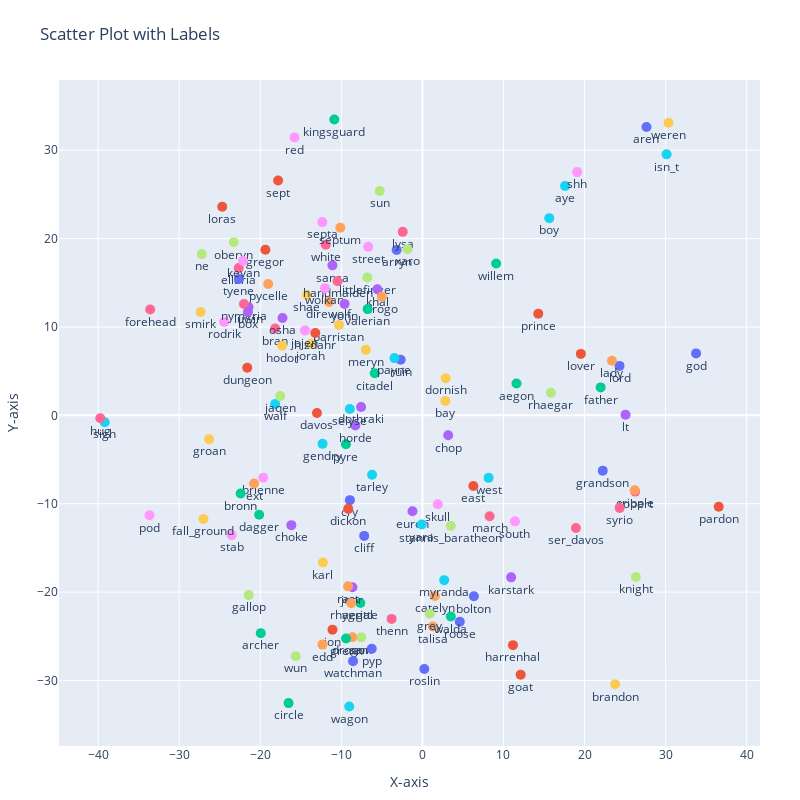

This figure's notebook cell:
### Code cell
fig = go.Figure()

for i in range(len(x)):
    
   # returns a document of object
    doc = nlp(labels[i].strip())

    # checking if it is a noun or not
    if("sigh" in labels[i]):
        print(labels[i], "<")
        print(doc[0].tag_)
        
    if(doc[0].tag_ in ['NNP']):
        fig.add_trace(go.Scatter(x=[x[i]], y=[y[i]],
                                 mode='markers+text',
                                 text=[labels[i]],
                                 textposition='bottom center',
                                 marker=dict(size=10)))
    else:
        pass
    
   

fig.update_layout(
    title="Scatter Plot with Labels",
    xaxis_title="X-axis",
    yaxis_title="Y-axis",
    showlegend=False,
    width=800,
    height=800,
    margin=dict(l=40, r=40, t=80, b=40),
)

fig.show()

### Figure 1 — Plotly figure (JSON) as saved in the notebook; plotly's stock layout.template omitted (floating-point values rounded to 4 significant figures)
{"data": [{"marker": {"size": 10}, "mode": "markers+text", "text": ["lord"], "textposition": "bottom center", "type": "scatter", "x": [24.32], "y": [5.597]}, {"marker": {"size": 10}, "mode": "markers+text", "text": ["jon"], "textposition": "bottom center", "type": "scatter", "x": [-11.09], "y": [-24.25]}, {"marker": {"size": 10}, "mode": "markers+text", "text": ["father"], "textposition": "bottom center", "type": "scatter", "x": [21.98], "y": [3.165]}, {"marker": {"size": 10}, "mode": "markers+text", "text": ["sansa"], "textposition": "bottom center", "type": "scatter", "x": [-11.1], "y": [16.97]}, {"marker": {"size": 10}, "mode": "markers+text", "text": ["lady"], "textposition": "bottom center", "type": "scatter", "x": [23.38], "y": [6.173]}, {"marker": {"size": 10}, "mode": "markers+text", "text": ["boy"], "textposition": "bottom center", "type": "scatter", "x": [15.65], "y": [22.32]}, {"marker": {"size": 10}, "mode": "markers+text", "text": ["bran"], "textposition": "bottom center", "type": "scatter", "x": [-18.17], "y": [9.826]}, {"marker": {"size": 10}, "mode": "markers+text", "text": ["sam"], "textposition": "bottom center", "type": "scatter", "x": [-7.544], "y": [-25.12]}, {"marker": {"size": 10}, "mode": "markers+text", "text": ["brienne"], "textposition": "bottom center", "type": "scatter", "x": [-19.64], "y": [-7.048]}, {"marker": {"size": 10}, "mode": "markers+text", "text": ["jorah"], "textposition": "bottom center", "type": "scatter", "x": [-13.78], "y": [8.085]}, {"marker": {"size": 10}, "mode": "markers+text", "text": ["god"], "textposition": "bottom center", "type": "scatter", "x": [33.76], "y": [7.012]}, {"marker": {"size": 10}, "mode": "markers+text", "text": ["davos"], "textposition": "bottom center", "type": "scatter", "x": [-13.01], "y": [0.2629]}, {"marker": {"size": 10}, "mode": "markers+text", "text": ["bronn"], "textposition": "bottom center", "type": "scatter", "x": [-22.43], "y": [-8.836]}, {"marker": {"size": 10}, "mode": "markers+text", "text": ["dothraki"], "textposition": "bottom center", "type": "scatter", "x": [-7.566], "y": [0.937]}, {"marker": {"size": 10}, "mode": "markers+text", "text": ["catelyn"], "textposition": "bottom center", "type": "scatter", "x": [1.534], "y": [-20.44]}, {"marker": {"size": 10}, "mode": "markers+text", "text": ["gendry"], "textposition": "bottom center", "type": "scatter", "x": [-12.32], "y": [-3.223]}, {"marker": {"size": 10}, "mode": "markers+text", "text": ["robert"], "textposition": "bottom center", "type": "scatter", "x": [26.25], "y": [-8.627]}, {"marker": {"size": 10}, "mode": "markers+text", "text": ["knight"], "textposition": "bottom center", "type": "scatter", "x": [26.33], "y": [-18.28]}, {"marker": {"size": 10}, "mode": "markers+text", "text": ["red"], "textposition": "bottom center", "type": "scatter", "x": [-15.78], "y": [31.45]}, {"marker": {"size": 10}, "mode": "markers+text", "text": ["hodor"], "textposition": "bottom center", "type": "scatter", "x": [-17.3], "y": [7.867]}, {"marker": {"size": 10}, "mode": "markers+text", "text": ["bolton"], "textposition": "bottom center", "type": "scatter", "x": [6.347], "y": [-20.48]}, {"marker": {"size": 10}, "mode": "markers+text", "text": ["loras"], "textposition": "bottom center", "type": "scatter", "x": [-24.69], "y": [23.61]}, {"marker": {"size": 10}, "mode": "markers+text", "text": ["ygritte"], "textposition": "bottom center", "type": "scatter", "x": [-7.66], "y": [-21.24]}, {"marker": {"size": 10}, "mode": "markers+text", "text": ["euron"], "textposition": "bottom center", "type": "scatter", "x": [-1.231], "y": [-10.85]}, {"marker": {"size": 10}, "mode": "markers+text", "text": ["drogon"], "textposition": "bottom center", "type": "scatter", "x": [-8.657], "y": [-25.12]}, {"marker": {"size": 10}, "mode": "markers+text", "text": ["yara"], "textposition": "bottom center", "type": "scatter", "x": [-0.07651], "y": [-12.35]}, {"marker": {"size": 10}, "mode": "markers+text", "text": ["march"], "textposition": "bottom center", "type": "scatter", "x": [8.285], "y": [-11.41]}, {"marker": {"size": 10}, "mode": "markers+text", "text": ["littlefinger"], "textposition": "bottom center", "type": "scatter", "x": [-6.798], "y": [15.61]}, {"marker": {"size": 10}, "mode": "markers+text", "text": ["south"], "textposition": "bottom center", "type": "scatter", "x": [11.41], "y": [-11.99]}, {"marker": {"size": 10}, "mode": "markers+text", "text": ["shae"], "textposition": "bottom center", "type": "scatter", "x": [-14.24], "y": [13.62]}, {"marker": {"size": 10}, "mode": "markers+text", "text": ["cry"], "textposition": "bottom center", "type": "scatter", "x": [-8.95], "y": [-9.594]}, {"marker": {"size": 10}, "mode": "markers+text", "text": ["prince"], "textposition": "bottom center", "type": "scatter", "x": [14.29], "y": [11.51]}, {"marker": {"size": 10}, "mode": "markers+text", "text": ["dagger"], "textposition": "bottom center", "type": "scatter", "x": [-20.14], "y": [-11.26]}, {"marker": {"size": 10}, "mode": "markers+text", "text": ["osha"], "textposition": "bottom center", "type": "scatter", "x": [-17.26], "y": [11.02]}, {"marker": {"size": 10}, "mode": "markers+text", "text": ["ext"], "textposition": "bottom center", "type": "scatter", "x": [-20.76], "y": [-7.72]}, {"marker": {"size": 10}, "mode": "markers+text", "text": ["waif"], "textposition": "bottom center", "type": "scatter", "x": [-18.16], "y": [1.279]}, {"marker": {"size": 10}, "mode": "markers+text", "text": ["ellaria"], "textposition": "bottom center", "type": "scatter", "x": [-22.66], "y": [16.68]}, {"marker": {"size": 10}, "mode": "markers+text", "text": ["oberyn"], "textposition": "bottom center", "type": "scatter", "x": [-23.27], "y": [19.58]}, {"marker": {"size": 10}, "mode": "markers+text", "text": ["stab"], "textposition": "bottom center", "type": "scatter", "x": [-23.53], "y": [-13.55]}, {"marker": {"size": 10}, "mode": "markers+text", "text": ["barristan"], "textposition": "bottom center", "type": "scatter", "x": [-10.3], "y": [10.24]}, {"marker": {"size": 10}, "mode": "markers+text", "text": ["roose"], "textposition": "bottom center", "type": "scatter", "x": [4.607], "y": [-23.36]}, {"marker": {"size": 10}, "mode": "markers+text", "text": ["gregor"], "textposition": "bottom center", "type": "scatter", "x": [-19.37], "y": [18.75]}, {"marker": {"size": 10}, "mode": "markers+text", "text": ["kingsguard"], "textposition": "bottom center", "type": "scatter", "x": [-10.87], "y": [33.47]}, {"marker": {"size": 10}, "mode": "markers+text", "text": ["khal"], "textposition": "bottom center", "type": "scatter", "x": [-5.559], "y": [14.27]}, {"marker": {"size": 10}, "mode": "markers+text", "text": ["pycelle"], "textposition": "bottom center", "type": "scatter", "x": [-19.03], "y": [14.86]}, {"marker": {"size": 10}, "mode": "markers+text", "text": ["aye"], "textposition": "bottom center", "type": "scatter", "x": [17.59], "y": [25.95]}, {"marker": {"size": 10}, "mode": "markers+text", "text": ["white"], "textposition": "bottom center", "type": "scatter", "x": [-11.93], "y": [19.3]}, {"marker": {"size": 10}, "mode": "markers+text", "text": ["jaqen"], "textposition": "bottom center", "type": "scatter", "x": [-17.55], "y": [2.198]}, {"marker": {"size": 10}, "mode": "markers+text", "text": ["street"], "textposition": "bottom center", "type": "scatter", "x": [-6.695], "y": [19.07]}, {"marker": {"size": 10}, "mode": "markers+text", "text": ["meryn"], "textposition": "bottom center", "type": "scatter", "x": [-6.976], "y": [7.414]}, {"marker": {"size": 10}, "mode": "markers+text", "text": ["arryn"], "textposition": "bottom center", "type": "scatter", "x": [-3.182], "y": [18.71]}, {"marker": {"size": 10}, "mode": "markers+text", "text": ["sept"], "textposition": "bottom center", "type": "scatter", "x": [-17.81], "y": [26.58]}, {"marker": {"size": 10}, "mode": "markers+text", "text": ["grenn"], "textposition": "bottom center", "type": "scatter", "x": [-9.42], "y": [-25.26]}, {"marker": {"size": 10}, "mode": "markers+text", "text": ["karstark"], "textposition": "bottom center", "type": "scatter", "x": [10.94], "y": [-18.33]}, {"marker": {"size": 10}, "mode": "markers+text", "text": ["talisa"], "textposition": "bottom center", "type": "scatter", "x": [1.286], "y": [-23.9]}, {"marker": {"size": 10}, "mode": "markers+text", "text": ["sigh"], "textposition": "bottom center", "type": "scatter", "x": [-39.19], "y": [-0.7727]}, {"marker": {"size": 10}, "mode": "markers+text", "text": ["lysa"], "textposition": "bottom center", "type": "scatter", "x": [-2.428], "y": [20.76]}, {"marker": {"size": 10}, "mode": "markers+text", "text": ["wun"], "textposition": "bottom center", "type": "scatter", "x": [-15.63], "y": [-27.26]}, {"marker": {"size": 10}, "mode": "markers+text", "text": ["jojen"], "textposition": "bottom center", "type": "scatter", "x": [-14.49], "y": [9.615]}, {"marker": {"size": 10}, "mode": "markers+text", "text": ["bay"], "textposition": "bottom center", "type": "scatter", "x": [2.833], "y": [1.637]}, {"marker": {"size": 10}, "mode": "markers+text", "text": ["tyene"], "textposition": "bottom center", "type": "scatter", "x": [-22.64], "y": [15.44]}, {"marker": {"size": 10}, "mode": "markers+text", "text": ["pardon"], "textposition": "bottom center", "type": "scatter", "x": [36.55], "y": [-10.34]}, {"marker": {"size": 10}, "mode": "markers+text", "text": ["archer"], "textposition": "bottom center", "type": "scatter", "x": [-19.94], "y": [-24.64]}, {"marker": {"size": 10}, "mode": "markers+text", "text": ["luwin"], "textposition": "bottom center", "type": "scatter", "x": [-21.46], "y": [12.27]}, {"marker": {"size": 10}, "mode": "markers+text", "text": ["drogo"], "textposition": "bottom center", "type": "scatter", "x": [-5.011], "y": [13.42]}, {"marker": {"size": 10}, "mode": "markers+text", "text": ["myranda"], "textposition": "bottom center", "type": "scatter", "x": [2.687], "y": [-18.65]}, {"marker": {"size": 10}, "mode": "markers+text", "text": ["ser_davos"], "textposition": "bottom center", "type": "scatter", "x": [18.93], "y": [-12.75]}, {"marker": {"size": 10}, "mode": "markers+text", "text": ["sun"], "textposition": "bottom center", "type": "scatter", "x": [-5.269], "y": [25.39]}, {"marker": {"size": 10}, "mode": "markers+text", "text": ["shh"], "textposition": "bottom center", "type": "scatter", "x": [19.08], "y": [27.53]}, {"marker": {"size": 10}, "mode": "markers+text", "text": ["fall_ground"], "textposition": "bottom center", "type": "scatter", "x": [-27.01], "y": [-11.73]}, {"marker": {"size": 10}, "mode": "markers+text", "text": ["ruin"], "textposition": "bottom center", "type": "scatter", "x": [-2.683], "y": [6.286]}, {"marker": {"size": 10}, "mode": "markers+text", "text": ["dungeon"], "textposition": "bottom center", "type": "scatter", "x": [-21.61], "y": [5.392]}, {"marker": {"size": 10}, "mode": "markers+text", "text": ["citadel"], "textposition": "bottom center", "type": "scatter", "x": [-5.883], "y": [4.755]}, {"marker": {"size": 10}, "mode": "markers+text", "text": ["chop"], "textposition": "bottom center", "type": "scatter", "x": [3.179], "y": [-2.255]}, {"marker": {"size": 10}, "mode": "markers+text", "text": ["direwolf"], "textposition": "bottom center", "type": "scatter", "x": [-11.53], "y": [12.83]}, {"marker": {"size": 10}, "mode": "markers+text", "text": ["isn_t"], "textposition": "bottom center", "type": "scatter", "x": [30.12], "y": [29.53]}, {"marker": {"size": 10}, "mode": "markers+text", "text": ["hug"], "textposition": "bottom center", "type": "scatter", "x": [-39.74], "y": [-0.3303]}, {"marker": {"size": 10}, "mode": "markers+text", "text": ["stannis_baratheon"], "textposition": "bottom center", "type": "scatter", "x": [3.504], "y": [-12.52]}, {"marker": {"size": 10}, "mode": "markers+text", "text": ["skull"], "textposition": "bottom center", "type": "scatter", "x": [1.906], "y": [-10.06]}, {"marker": {"size": 10}, "mode": "markers+text", "text": ["karl"], "textposition": "bottom center", "type": "scatter", "x": [-12.28], "y": [-16.65]}, {"marker": {"size": 10}, "mode": "markers+text", "text": ["watchman"], "textposition": "bottom center", "type": "scatter", "x": [-8.559], "y": [-27.81]}, {"marker": {"size": 10}, "mode": "markers+text", "text": ["harrenhal"], "textposition": "bottom center", "type": "scatter", "x": [11.17], "y": [-26.0]}, {"marker": {"size": 10}, "mode": "markers+text", "text": ["aegon"], "textposition": "bottom center", "type": "scatter", "x": [11.61], "y": [3.6]}, {"marker": {"size": 10}, "mode": "markers+text", "text": ["jeor"], "textposition": "bottom center", "type": "scatter", "x": [-8.638], "y": [-19.45]}, {"marker": {"size": 10}, "mode": "markers+text", "text": ["rast"], "textposition": "bottom center", "type": "scatter", "x": [-9.165], "y": [-19.35]}, {"marker": {"size": 10}, "mode": "markers+text", "text": ["wagon"], "textposition": "bottom center", "type": "scatter", "x": [-9.026], "y": [-32.94]}, {"marker": {"size": 10}, "mode": "markers+text", "text": ["handmaiden"], "textposition": "bottom center", "type": "scatter", "x": [-10.47], "y": [15.18]}, {"marker": {"size": 10}, "mode": "markers+text", "text": ["xaro"], "textposition": "bottom center", "type": "scatter", "x": [-1.832], "y": [18.8]}, {"marker": {"size": 10}, "mode": "markers+text", "text": ["wolkan"], "textposition": "bottom center", "type": "scatter", "x": [-12.03], "y": [14.39]}, {"marker": {"size": 10}, "mode": "markers+text", "text": ["dornish"], "textposition": "bottom center", "type": "scatter", "x": [2.882], "y": [4.202]}, {"marker": {"size": 10}, "mode": "markers+text", "text": ["cliff"], "textposition": "bottom center", "type": "scatter", "x": [-7.184], "y": [-13.64]}, {"marker": {"size": 10}, "mode": "markers+text", "text": ["hizdahr"], "textposition": "bottom center", "type": "scatter", "x": [-13.21], "y": [9.313]}, {"marker": {"size": 10}, "mode": "markers+text", "text": ["circle"], "textposition": "bottom center", "type": "scatter", "x": [-16.51], "y": [-32.56]}, {"marker": {"size": 10}, "mode": "markers+text", "text": ["lt"], "textposition": "bottom center", "type": "scatter", "x": [25.06], "y": [0.06145]}, {"marker": {"size": 10}, "mode": "markers+text", "text": ["rhaegal"], "textposition": "bottom center", "type": "scatter", "x": [-8.785], "y": [-21.25]}, {"marker": {"size": 10}, "mode": "markers+text", "text": ["west"], "textposition": "bottom center", "type": "scatter", "x": [8.162], "y": [-7.072]}, {"marker": {"size": 10}, "mode": "markers+text", "text": ["thenn"], "textposition": "bottom center", "type": "scatter", "x": [-3.799], "y": [-23.03]}, {"marker": {"size": 10}, "mode": "markers+text", "text": ["rhaegar"], "textposition": "bottom center", "type": "scatter", "x": [15.85], "y": [2.56]}, {"marker": {"size": 10}, "mode": "markers+text", "text": ["rodrik"], "textposition": "bottom center", "type": "scatter", "x": [-24.46], "y": [10.57]}, {"marker": {"size": 10}, "mode": "markers+text", "text": ["weren"], "textposition": "bottom center", "type": "scatter", "x": [30.36], "y": [33.1]}, {"marker": {"size": 10}, "mode": "markers+text", "text": ["pyp"], "textposition": "bottom center", "type": "scatter", "x": [-6.251], "y": [-26.41]}, {"marker": {"size": 10}, "mode": "markers+text", "text": ["east"], "textposition": "bottom center", "type": "scatter", "x": [6.282], "y": [-7.989]}, {"marker": {"size": 10}, "mode": "markers+text", "text": ["valerian"], "textposition": "bottom center", "type": "scatter", "x": [-6.761], "y": [12.02]}, {"marker": {"size": 10}, "mode": "markers+text", "text": ["choke"], "textposition": "bottom center", "type": "scatter", "x": [-16.17], "y": [-12.42]}, {"marker": {"size": 10}, "mode": "markers+text", "text": ["edd"], "textposition": "bottom center", "type": "scatter", "x": [-12.33], "y": [-25.94]}, {"marker": {"size": 10}, "mode": "markers+text", "text": ["tarley"], "textposition": "bottom center", "type": "scatter", "x": [-6.209], "y": [-6.717]}, {"marker": {"size": 10}, "mode": "markers+text", "text": ["forehead"], "textposition": "bottom center", "type": "scatter", "x": [-33.59], "y": [11.97]}, {"marker": {"size": 10}, "mode": "markers+text", "text": ["grey"], "textposition": "bottom center", "type": "scatter", "x": [0.9035], "y": [-22.46]}, {"marker": {"size": 10}, "mode": "markers+text", "text": ["pod"], "textposition": "bottom center", "type": "scatter", "x": [-33.66], "y": [-11.31]}, {"marker": {"size": 10}, "mode": "markers+text", "text": ["smirk"], "textposition": "bottom center", "type": "scatter", "x": [-27.36], "y": [11.69]}, {"marker": {"size": 10}, "mode": "markers+text", "text": ["grandson"], "textposition": "bottom center", "type": "scatter", "x": [22.25], "y": [-6.256]}, {"marker": {"size": 10}, "mode": "markers+text", "text": ["goat"], "textposition": "bottom center", "type": "scatter", "x": [12.12], "y": [-29.34]}, {"marker": {"size": 10}, "mode": "markers+text", "text": ["pyre"], "textposition": "bottom center", "type": "scatter", "x": [-9.44], "y": [-3.279]}, {"marker": {"size": 10}, "mode": "markers+text", "text": ["horde"], "textposition": "bottom center", "type": "scatter", "x": [-8.273], "y": [-1.136]}, {"marker": {"size": 10}, "mode": "markers+text", "text": ["septum"], "textposition": "bottom center", "type": "scatter", "x": [-10.13], "y": [21.24]}, {"marker": {"size": 10}, "mode": "markers+text", "text": ["payne"], "textposition": "bottom center", "type": "scatter", "x": [-3.453], "y": [6.479]}, {"marker": {"size": 10}, "mode": "markers+text", "text": ["nymeria"], "textposition": "bottom center", "type": "scatter", "x": [-22.02], "y": [12.61]}, {"marker": {"size": 10}, "mode": "markers+text", "text": ["ne"], "textposition": "bottom center", "type": "scatter", "x": [-27.22], "y": [18.25]}, {"marker": {"size": 10}, "mode": "markers+text", "text": ["septa"], "textposition": "bottom center", "type": "scatter", "x": [-12.36], "y": [21.87]}, {"marker": {"size": 10}, "mode": "markers+text", "text": ["groan"], "textposition": "bottom center", "type": "scatter", "x": [-26.32], "y": [-2.694]}, {"marker": {"size": 10}, "mode": "markers+text", "text": ["roslin"], "textposition": "bottom center", "type": "scatter", "x": [0.2313], "y": [-28.69]}, {"marker": {"size": 10}, "mode": "markers+text", "text": ["dickon"], "textposition": "bottom center", "type": "scatter", "x": [-9.155], "y": [-10.58]}, {"marker": {"size": 10}, "mode": "markers+text", "text": ["walda"], "textposition": "bottom center", "type": "scatter", "x": [3.504], "y": [-22.77]}, {"marker": {"size": 10}, "mode": "markers+text", "text": ["yohn"], "textposition": "bottom center", "type": "scatter", "x": [-9.605], "y": [12.61]}, {"marker": {"size": 10}, "mode": "markers+text", "text": ["cripple"], "textposition": "bottom center", "type": "scatter", "x": [26.19], "y": [-8.479]}, {"marker": {"size": 10}, "mode": "markers+text", "text": ["selyse"], "textposition": "bottom center", "type": "scatter", "x": [-8.96], "y": [0.7252]}, {"marker": {"size": 10}, "mode": "markers+text", "text": ["syrio"], "textposition": "bottom center", "type": "scatter", "x": [24.33], "y": [-10.47]}, {"marker": {"size": 10}, "mode": "markers+text", "text": ["gallop"], "textposition": "bottom center", "type": "scatter", "x": [-21.43], "y": [-20.34]}, {"marker": {"size": 10}, "mode": "markers+text", "text": ["kevan"], "textposition": "bottom center", "type": "scatter", "x": [-22.13], "y": [17.46]}, {"marker": {"size": 10}, "mode": "markers+text", "text": ["brandon"], "textposition": "bottom center", "type": "scatter", "x": [23.78], "y": [-30.43]}, {"marker": {"size": 10}, "mode": "markers+text", "text": ["aren"], "textposition": "bottom center", "type": "scatter", "x": [27.64], "y": [32.62]}, {"marker": {"size": 10}, "mode": "markers+text", "text": ["lover"], "textposition": "bottom center", "type": "scatter", "x": [19.55], "y": [6.956]}, {"marker": {"size": 10}, "mode": "markers+text", "text": ["willem"], "textposition": "bottom center", "type": "scatter", "x": [9.098], "y": [17.17]}, {"marker": {"size": 10}, "mode": "markers+text", "text": ["box"], "textposition": "bottom center", "type": "scatter", "x": [-21.53], "y": [11.69]}], "layout": {"height": 800, "margin": {"b": 40, "l": 40, "r": 40, "t": 80}, "showlegend": false, "title": {"text": "Scatter Plot with Labels"}, "width": 800, "xaxis": {"title": {"text": "X-axis"}}, "yaxis": {"title": {"text": "Y-axis"}}}}
